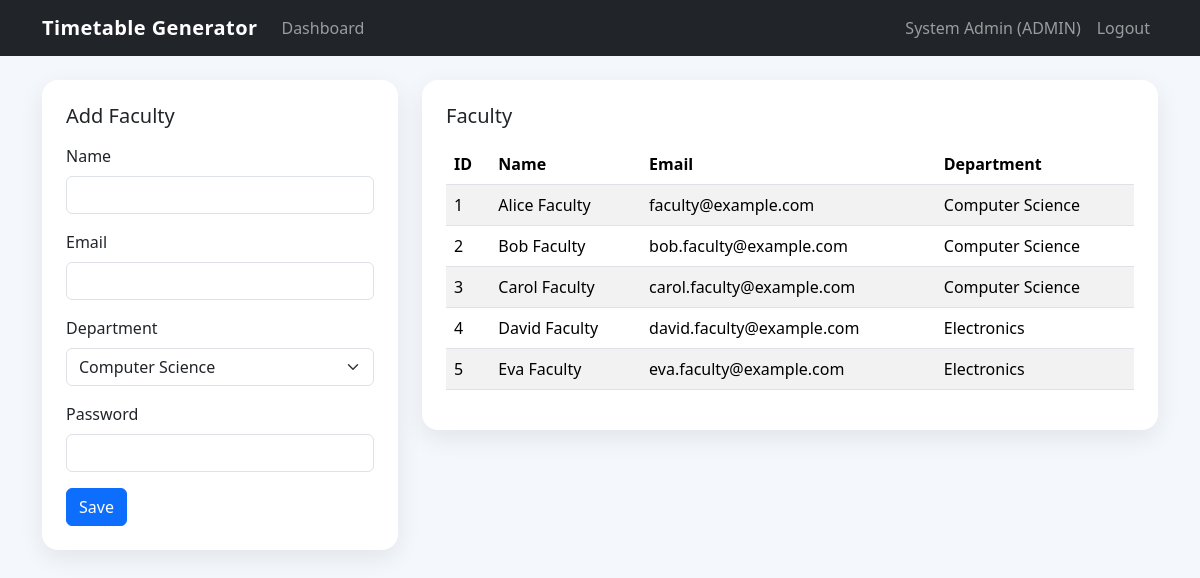
The page /admin/faculty.php (signed in) on the database its author committed.
### tables this page shows
CREATE TABLE faculty (
    id INT AUTO_INCREMENT PRIMARY KEY,
    user_id INT NOT NULL,
    name VARCHAR(100) NOT NULL,
    department_id INT NOT NULL,
    CONSTRAINT fk_faculty_user FOREIGN KEY (user_id) REFERENCES users(id) ON DELETE CASCADE,
    CONSTRAINT fk_faculty_department FOREIGN KEY (department_id) REFERENCES departments(id) ON DELETE CASCADE
);

CREATE TABLE users (
    id INT AUTO_INCREMENT PRIMARY KEY,
    name VARCHAR(100) NOT NULL,
    email VARCHAR(120) NOT NULL UNIQUE,
    password VARCHAR(255) NOT NULL,
    role ENUM('admin', 'hod', 'faculty', 'student') NOT NULL,
    created_at TIMESTAMP DEFAULT CURRENT_TIMESTAMP
);

CREATE TABLE departments (
    id INT AUTO_INCREMENT PRIMARY KEY,
    name VARCHAR(100) NOT NULL,
    code VARCHAR(20) NOT NULL UNIQUE
);

### config/database.php (called while the page is built, shortened)
<?php
function db(): PDO
{
    static $pdo = null;
    if ($pdo instanceof PDO) {
        return $pdo;
    }
    $dsn = 'mysql:host=' . DB_HOST . ';dbname=' . DB_NAME . ';charset=utf8mb4';
    $pdo = new PDO($dsn, DB_USER, DB_PASS, [
        PDO::ATTR_ERRMODE => PDO::ERRMODE_EXCEPTION,
        PDO::ATTR_DEFAULT_FETCH_MODE => PDO::FETCH_ASSOC,
    ]);
    return $pdo;
}

### includes/functions.php (called while the page is built, shortened)
<?php
require_once __DIR__ . '/../config/database.php';
function e(?string $value): string
{
    return htmlspecialchars((string) $value, ENT_QUOTES, 'UTF-8');
}
function fetch_all(string $sql, array $params = []): array
{
    $stmt = db()->prepare($sql);
    $stmt->execute($params);
    return $stmt->fetchAll();
}
function get_departments(): array
{
    return fetch_all('SELECT id, name, code FROM departments ORDER BY name');
}
function get_faculty(): array
{
    return fetch_all('
        SELECT f.*, u.email, d.name AS department_name
        FROM faculty f
        JOIN users u ON u.id = f.user_id
        JOIN departments d ON d.id = f.department_id
        ORDER BY f.name
    ');
}

### admin/faculty.php (the view, shortened to what this page needs)
<?php
$departments = get_departments();
$rows = get_faculty();
require_once __DIR__ . '/../includes/header.php';
?>
<div class="row g-4">
    <div class="col-lg-4">
        <div class="card p-4">
            <h1 class="h5 mb-3">Add Faculty</h1>
            <form method="post">
                <div class="mb-3"><label class="form-label">Name</label><input name="name" class="form-control" required></div>
                <div class="mb-3"><label class="form-label">Email</label><input type="email" name="email" class="form-control" required></div>
                <div class="mb-3">
                    <label class="form-label">Department</label>
                    <select name="department_id" class="form-select" required>
                        <?php foreach ($departments as $department): ?><option value="<?= e((string) $department['id']); ?>"><?= e($department['name']); ?></option><?php endforeach; ?>
                    </select>
                </div>
                <div class="mb-3"><label class="form-label">Password</label><input type="password" name="password" class="form-control" required></div>
                <button class="btn btn-primary">Save</button>
            </form>
        </div>
    </div>
    <div class="col-lg-8">
        <div class="card p-4">
            <h2 class="h5 mb-3">Faculty</h2>
            <table class="table table-striped">
                <thead><tr><th>ID</th><th>Name</th><th>Email</th><th>Department</th></tr></thead>
                <tbody><?php foreach ($rows as $row): ?><tr><td><?= e((string) $row['id']); ?></td><td><?= e($row['name']); ?></td><td><?= e($row['email']); ?></td><td><?= e($row['department_name']); ?></td></tr><?php endforeach; ?></tbody>
            </table>
        </div>
    </div>
</div>
<?php require_once __DIR__ . '/../includes/footer.php'; ?>

### assets/css/style.css (style rules this page uses)
body { background: #f4f7fb; color: #1c2434; }
.card { border: 0; border-radius: 1rem; box-shadow: 0 0.5rem 1.5rem rgba(15, 23, 42, 0.08); }
.table thead th { white-space: nowrap; }

### rows shown on the page
faculty: id "1", name "Alice Faculty", user.email "faculty@example.com", department.name "Computer Science"
faculty: id "2", name "Bob Faculty", user.email "bob.faculty@example.com", department.name "Computer Science"
faculty: id "3", name "Carol Faculty", user.email "carol.faculty@example.com", department.name "Computer Science"
faculty: id "4", name "David Faculty", user.email "david.faculty@example.com", department.name "Electronics"
faculty: id "5", name "Eva Faculty", user.email "eva.faculty@example.com", department.name "Electronics"

### other values the page prints
$user['name'] "System Admin"
$user['role'] "ADMIN"
form field department_id "Computer Science"
